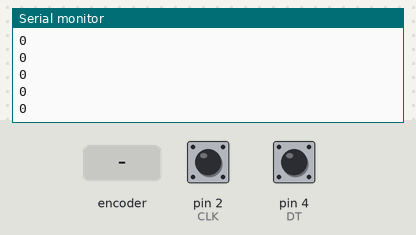
The sketch below on a simulated Arduino Uno, built with avr-gcc and run on an emulated ATmega328P. Parts: the last lines printed to the serial monitor. The inputs (shaded band) are chosen by the test bench; at power-on: pin 2 (CLK) HIGH, pin 4 (DT) HIGH.

Above: at 1.2 s.
1.3 s: rotary encoder on pin 2 (CLK) / pin 4 (DT) turned 1 step (first pin leading)
At 1.8 s:
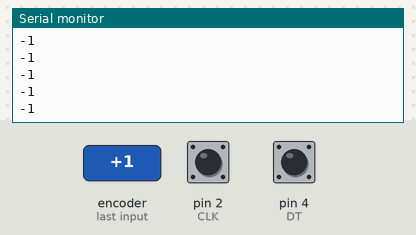
3.0 s: rotary encoder on pin 2 (CLK) / pin 4 (DT) turned 1 step (first pin leading)
At 3.9 s:
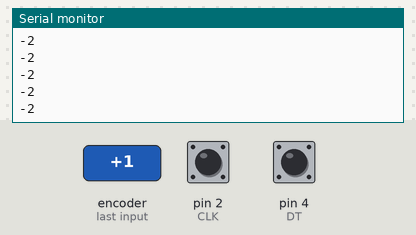
Timing chart, 0 to 6.0 s (numbered marks = the images above; inputs shaded):
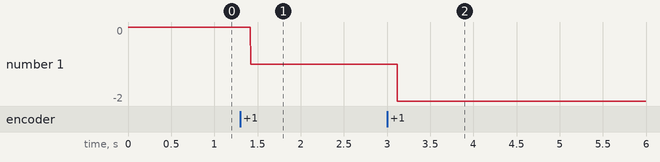

The sketch:

7_rotary_interrupts.ino
```cpp
//external interrupts attached to CLK and DT of encoder

// Rotary Encoder Inputs
#define CLK 2
#define DT 4

volatile int counter = 0;
volatile int currentStateCLK;
volatile int lastStateCLK;
String currentDir ="";

void setup() {

  // Set encoder pins as inputs
  pinMode(CLK,INPUT);
  pinMode(DT,INPUT);

  // Setup Serial Monitor
  Serial.begin(9600);

  // Read the initial state of CLK
  lastStateCLK = digitalRead(CLK);

  // Call updateEncoder() when any high/low changed seen
  // on interrupt 0 (pin 2), or interrupt 1 (pin 3)
  attachInterrupt(digitalPinToInterrupt(2), updateEncoder, CHANGE);
 // attachInterrupt(digitalPinToInterrupt(3), updateEncoder, CHANGE);
}

void loop() {

/*    Serial.print("Direction: ");
    Serial.print(currentDir);
    Serial.print(" | Counter: ");
  */  Serial.println(counter);
}

void updateEncoder(){
  // Read the current state of CLK
  currentStateCLK = digitalRead(CLK);

  // If last and current state of CLK are different, then pulse occurred
  // React to only 1 state change to avoid double count

  if (currentStateCLK != lastStateCLK  && currentStateCLK == 1){

    // If the DT state is different than the CLK state then
    // the encoder is rotating CCW so decrement
    if (digitalRead(DT) != currentStateCLK) {
      counter --;
      currentDir ="CCW";
    } else {
      // Encoder is rotating CW so increment
      counter ++;
      currentDir ="CW";
    }

  }

  // Remember last CLK state
  lastStateCLK = currentStateCLK;
}
```

Measured:
- after the input at 1.3 s, the serial monitor: prints a new line after 0.12 s (image 1)
- after the input at 3.0 s, the serial monitor: prints a new line after 0.12 s (image 2)
- plotted number 1: 0 → -1 after the input at 1.3 s, -1 → -2 after the input at 3.0 s
